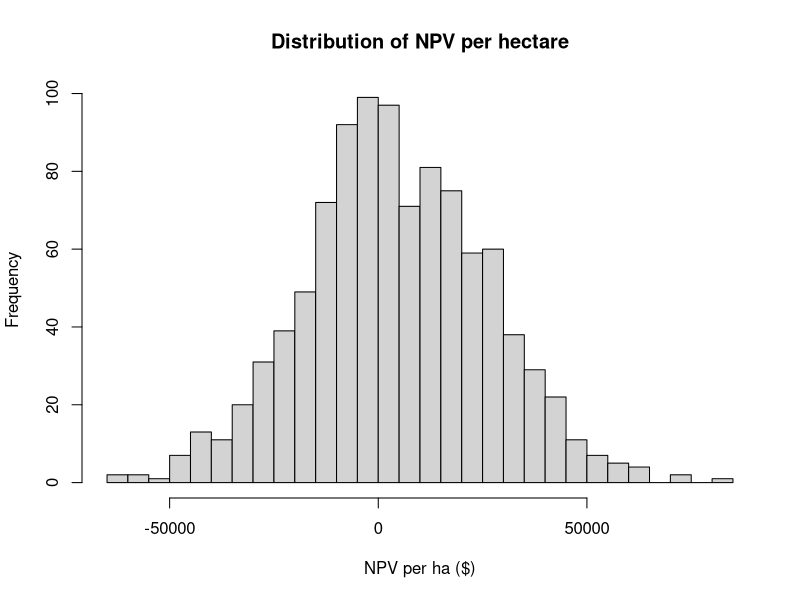
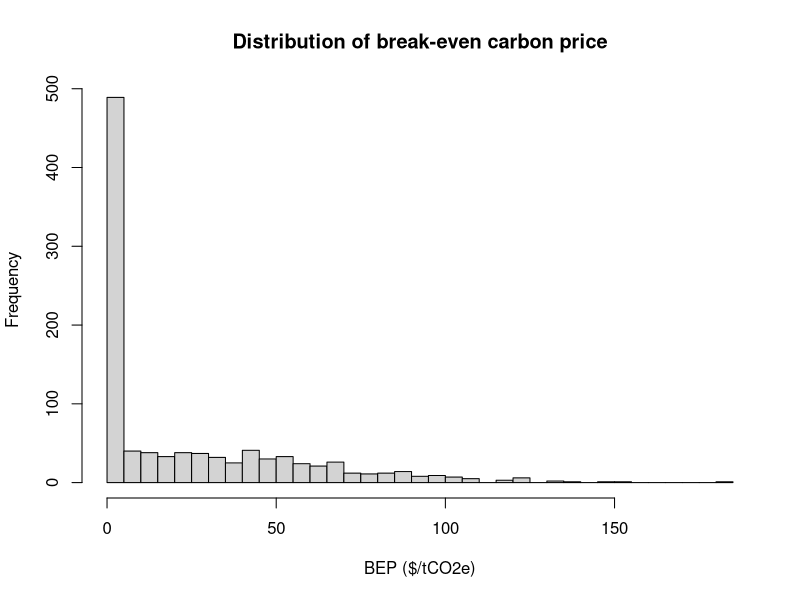

R code for these plots, in order:
# ============================================================
# Monte Carlo NPV with STOCHASTIC two-leg freight
# TON BASIS:
# - Yields are tons
# - Prices & costs are $/ton
# - Freight is generated as $/m3, then converted to $/ton using bale-based m3/ton
#   Leg 1 uses FLUFFY m3/ton
#   Leg 2 uses COMPRESSED m3/ton
# ============================================================

suppressPackageStartupMessages({
  library(dplyr)
  library(tidyr)
  library(tibble)
})

# --------------------------
# 0) Helper
# --------------------------
km_to_cost_per_m3 <- function(km, rate_per_km, capacity_m3_per_TL) {
  (rate_per_km * km) / capacity_m3_per_TL
}

expand_to_all_iters <- function(mean_path_tbl, value_cols, iter_ids) {
  stopifnot("year" %in% names(mean_path_tbl))
  stopifnot(all(value_cols %in% names(mean_path_tbl)))
  
  grid <- tidyr::crossing(
    iteration = iter_ids,
    year      = sort(unique(mean_path_tbl$year))
  )
  
  out <- dplyr::left_join(grid, mean_path_tbl, by = "year") |>
    dplyr::arrange(iteration, year)
  
  dplyr::select(out, iteration, year, dplyr::all_of(value_cols))
}

# --------------------------
# 1) Read data
# --------------------------
costs_data  <- read.csv("data/simulated_costs.csv")
prices_data <- read.csv("data/simulated_peat_prices_lognormal_t.csv")
yield_t     <- read.csv("data/simulated_peat_volume_t.csv")  # yield is TON/ha now

# Ensure types
costs_data <- costs_data |>
  dplyr::mutate(
    iteration = as.integer(iteration),
    year = as.integer(year)
  )

prices_data <- prices_data |>
  dplyr::mutate(
    iteration = as.integer(iteration),
    year = as.integer(year)
  )

yield_t <- yield_t |>
  dplyr::mutate(
    iteration = as.integer(iteration),
    year = as.integer(year)
  )

# Standardize names
costs_data <- costs_data |> dplyr::rename(costs_t = costs)
yield_t    <- yield_t    |> dplyr::rename(tons_ha = yield_t)

# Build a balanced base panel
base_panel <- prices_data |> 
  dplyr::select(iteration, year, price_t) |>
  dplyr::inner_join(
    costs_data |> dplyr::select(iteration, year, costs_t),
    by = c("iteration", "year")
  ) |>
  dplyr::inner_join(
    yield_t |> dplyr::select(iteration, year, tons_ha),
    by = c("iteration", "year")
  ) |>
  dplyr::arrange(iteration, year)

iter_ids   <- sort(unique(base_panel$iteration))
years_vec  <- sort(unique(base_panel$year))
N_iter     <- length(iter_ids)
final_year <- max(years_vec)

# --------------------------
# 2) Key parameters
# --------------------------
area_ha       <- 100
discount_rate <- 0.07
depr_rate     <- 0.08

# --- Bale-based volume conversion ---
# 6 ft3/bale, compression_factor=2 (loose = compressed * 2), 26 bales = 1 ton
bale_ft3           <- 6
compression_factor <- 2
ft3_to_m3          <- 0.028317
bales_per_ton      <- 26

m3_per_bale_loose <- bale_ft3 * compression_factor * ft3_to_m3
m3_per_ton_fluffy <- m3_per_bale_loose * bales_per_ton
m3_per_ton_comp   <- m3_per_ton_fluffy / compression_factor

# Royalty (originally per m3 fluffy) -> convert to $/ton using fluffy m3/ton
royalty_per_cy <- 0.11
m3_to_cy       <- 1.30795
royalty_per_m3 <- royalty_per_cy * m3_to_cy
royalty_per_t  <- royalty_per_m3 * m3_per_ton_fluffy

# Restoration (paid in final year, per ha)
restoration_cost_per_ha <- 3485

# Salvage factor (declining-balance over project length)
salvage_factor <- (1 - depr_rate)^final_year

# --------------------------
# 3) Year-0 fixed costs (draw per iteration)
# --------------------------
set.seed(123)
initial_costs <- runif(N_iter, min = 2051500, max = 2653000)
env_app_costs <- runif(N_iter, min = 300000,  max = 1000000)

initial_df <- tibble::tibble(
  iteration              = iter_ids,
  initial_cost_equipment = initial_costs,
  env_app_cost           = env_app_costs
) |>
  dplyr::mutate(
    total_initial_cost = initial_cost_equipment + env_app_cost,
    salvage_equipment  = initial_cost_equipment * salvage_factor
  )

# --------------------------
# 4) Freight assumptions (per TL)
# --------------------------
# Leg 1: Bog -> Plant (bulk TLs) [FLUFFY volume basis]
leg1_rate_per_km <- 2.00
leg1_cap_m3_TL   <- 125
leg1_dist_km     <- c(379, 429, 505, 278, 207)

# Leg 2: Plant -> Customer (palletized TLs) [COMPRESSED volume basis]
leg2_rate_per_km <- 0.66
leg2_cap_m3_TL   <- 71
bc_dist_km       <- 1023
ca_dist_km_vec   <- c(1964, 2148, 2284)
share_CA         <- 0.50

# --------------------------
# 5) Build STOCHASTIC freight per (iteration, year)
# --------------------------
set.seed(456)
iy_grid <- tidyr::crossing(iteration = iter_ids, year = years_vec)

freight_draws <- iy_grid |>
  dplyr::mutate(
    leg1_km = sample(leg1_dist_km, size = dplyr::n(), replace = TRUE),
    is_CA   = runif(dplyr::n()) < share_CA,
    leg2_km = ifelse(
      is_CA,
      sample(ca_dist_km_vec, size = dplyr::n(), replace = TRUE),
      bc_dist_km
    ),
    
    # draw freight as $/m3
    freight1_m3_fluffy     = km_to_cost_per_m3(leg1_km, leg1_rate_per_km, leg1_cap_m3_TL),
    freight2_m3_compressed = km_to_cost_per_m3(leg2_km, leg2_rate_per_km, leg2_cap_m3_TL),
    
    # convert to $/ton
    freight1_t_fluffy     = freight1_m3_fluffy * m3_per_ton_fluffy,
    freight2_t_compressed = freight2_m3_compressed * m3_per_ton_comp
  ) |>
  dplyr::select(iteration, year, is_CA, freight1_t_fluffy, freight2_t_compressed)

summary(freight_draws)
num_cols_fd <- sapply(freight_draws, is.numeric)
sapply(freight_draws[, num_cols_fd, drop = FALSE], sd, na.rm = TRUE)

# --------------------------
# 6) Baseline cash flows (TON BASIS)
# --------------------------
all_data <- base_panel |>
  dplyr::inner_join(freight_draws, by = c("iteration", "year")) |>
  dplyr::left_join(initial_df, by = "iteration") |>
  dplyr::mutate(
    total_tons = tons_ha * area_ha,
    total_fluffy_m3     = total_tons * m3_per_ton_fluffy,
    total_compressed_m3 = total_tons * m3_per_ton_comp,
    
    revenue             = price_t * total_tons,
    variable_cost_total = costs_t * total_tons,
    royalty_total       = royalty_per_t * total_tons,
    restoration_total   = dplyr::if_else(year == final_year, restoration_cost_per_ha * area_ha, 0),
    
    freight1_total = freight1_t_fluffy * total_tons,
    freight2_total = freight2_t_compressed * total_tons,
    freight_total  = freight1_total + freight2_total,
    
    net_cash            = revenue - variable_cost_total - royalty_total - restoration_total - freight_total,
    discount_factor     = (1 + discount_rate)^year,
    discounted_net_cash = net_cash / discount_factor
  )

summary(all_data)
num_cols_ad <- sapply(all_data, is.numeric)
sapply(all_data[, num_cols_ad, drop = FALSE], sd, na.rm = TRUE)

pv_flows <- all_data |>
  dplyr::group_by(iteration) |>
  dplyr::summarise(
    PV_net_cash = sum(discounted_net_cash),
    .groups = "drop"
  )

NPV_results <- initial_df |>
  dplyr::inner_join(pv_flows, by = "iteration") |>
  dplyr::mutate(
    PV_salvage        = salvage_equipment / ((1 + discount_rate)^final_year),
    NPV_total_project = PV_net_cash + PV_salvage - total_initial_cost,
    NPV_per_ha        = NPV_total_project / area_ha
  )

cat("\n--- Baseline NPV ---\n")
print(summary(NPV_results$NPV_per_ha))
cat("Mean:", mean(NPV_results$NPV_per_ha, na.rm = TRUE), "\n")
cat("SD:",   sd(NPV_results$NPV_per_ha,   na.rm = TRUE), "\n")
cat("P(NPV>0):", mean(NPV_results$NPV_per_ha > 0, na.rm = TRUE), "\n")

hist(
  NPV_results$NPV_per_ha, breaks = 30,
  main = "Distribution of NPV per hectare",
  xlab = "NPV per ha ($)"
)

# ============================================================
# 7) Carbon emissions (on-site + off-site) + BEP
# ============================================================

# ---- 7.1 Set your carbon-accounting parameters here ----
k_decay    <- 0.054
C_frac_dry <- 0.46

moisture_frac <- 0.50
dry_frac      <- 1 - moisture_frac

EF_onsite_value <- 1.4
EF_unit         <- "tC"

# ---- 7.2 Conversions ----
tC_to_tCO2 <- function(tC) tC * (44 / 12)

# ---- 7.3 Off-site emissions ----
offsite_emissions_time_integrated <- function(m_tC, k) {
  Tn <- length(m_tC)
  R  <- numeric(Tn)
  E  <- numeric(Tn)
  
  for (t in seq_len(Tn)) {
    R[t] <- m_tC[t] + (1 - k) * ifelse(t == 1, 0, R[t - 1])
    E[t] <- k * R[t]
  }
  E
}

# ---- 7.4 Compute emissions per iteration-year ----
emissions_df <- all_data |>
  dplyr::group_by(iteration) |>
  dplyr::arrange(year, .by_group = TRUE) |>
  dplyr::mutate(
    m_tC = total_tons * dry_frac * C_frac_dry,
    offsite_tC    = offsite_emissions_time_integrated(m_tC, k_decay),
    offsite_tCO2e = tC_to_tCO2(offsite_tC),
    
    onsite_tCO2e = if (EF_unit == "tC") {
      tC_to_tCO2(EF_onsite_value * area_ha)
    } else {
      EF_onsite_value * area_ha
    },
    
    total_tCO2e = onsite_tCO2e + offsite_tCO2e,
    disc_tCO2e  = total_tCO2e / ((1 + discount_rate)^year)
  ) |>
  dplyr::ungroup()

# ---- 7.5 PV emissions per iteration ----
pv_emis <- emissions_df |>
  dplyr::group_by(iteration) |>
  dplyr::summarise(
    T = max(year),
    area_ha = first(area_ha),
    
    PV_onsite_1T  = sum(onsite_tCO2e  / ((1 + discount_rate)^year), na.rm = TRUE),
    PV_offsite_1T = sum(offsite_tCO2e / ((1 + discount_rate)^year), na.rm = TRUE),
    
    offsite_T = offsite_tCO2e[year == T][1],
    
    PV_offsite_tail = (offsite_T / ((1 + discount_rate)^T)) *
      ((1 - k_decay) / (discount_rate + k_decay)),
    
    PV_tCO2e_total  = PV_onsite_1T + PV_offsite_1T + PV_offsite_tail,
    PV_tCO2e_per_ha = PV_tCO2e_total / area_ha,
    .groups = "drop"
  )

# ---- 7.6 Break-even carbon price per iteration ----
# Keep original NPV unchanged.
# For BEP only, truncate negative NPV to zero.
BEP_results <- NPV_results |>
  dplyr::left_join(pv_emis, by = "iteration") |>
  dplyr::mutate(
    NPV_per_ha_for_BEP = pmax(NPV_per_ha, 0),
    BEP = NPV_per_ha_for_BEP / PV_tCO2e_per_ha
  )

cat("\n--- PV emissions (tCO2e/ha), INCLUDING infinite off-site tail ---\n")
print(summary(BEP_results$PV_tCO2e_per_ha))

cat("\n--- Break-even carbon price ($/tCO2e), negative NPV truncated to zero ---\n")
print(summary(BEP_results$BEP))
cat("Mean BEP:", mean(BEP_results$BEP, na.rm = TRUE), "\n")
cat("SD BEP:",   sd(BEP_results$BEP,   na.rm = TRUE), "\n")
cat("Number of zero-BEP observations:", sum(BEP_results$NPV_per_ha <= 0, na.rm = TRUE), "\n")

hist(
  BEP_results$BEP, breaks = 30,
  main = "Distribution of break-even carbon price",
  xlab = "BEP ($/tCO2e)"
)

# ---- 7.7 Diagnostics ----
check_components <- emissions_df |>
  dplyr::group_by(year) |>
  dplyr::summarise(
    mean_onsite  = mean(onsite_tCO2e,  na.rm = TRUE),
    mean_offsite = mean(offsite_tCO2e, na.rm = TRUE),
    mean_total   = mean(total_tCO2e,   na.rm = TRUE),
    .groups = "drop"
  )

print(
  check_components |>
    dplyr::mutate(
      dplyr::across(dplyr::where(is.numeric), ~ sprintf("%.2f", .x))
    )
)

# ---- 7.8 Mass-balance check ----
mass_balance <- emissions_df |>
  dplyr::group_by(iteration) |>
  dplyr::summarise(
    T = max(year),
    sum_m_tC = sum(m_tC),
    sum_E_1T = sum(offsite_tC),
    tail_undisc = offsite_tC[year == T][1] * (1 - k_decay) / k_decay,
    sum_E_inf = sum_E_1T + tail_undisc,
    diff = sum_E_inf - sum_m_tC,
    .groups = "drop"
  )

cat("\n--- Mass balance check (tC): diff should be ~0 ---\n")
print(summary(mass_balance$diff))

# ---- 7.9 PV tail share ----
tail_share <- pv_emis |>
  dplyr::mutate(
    tail_share = PV_offsite_tail / (PV_offsite_1T + PV_offsite_tail)
  )

cat("\n--- PV off-site tail share (tail / total off-site PV) ---\n")
print(summary(tail_share$tail_share))
